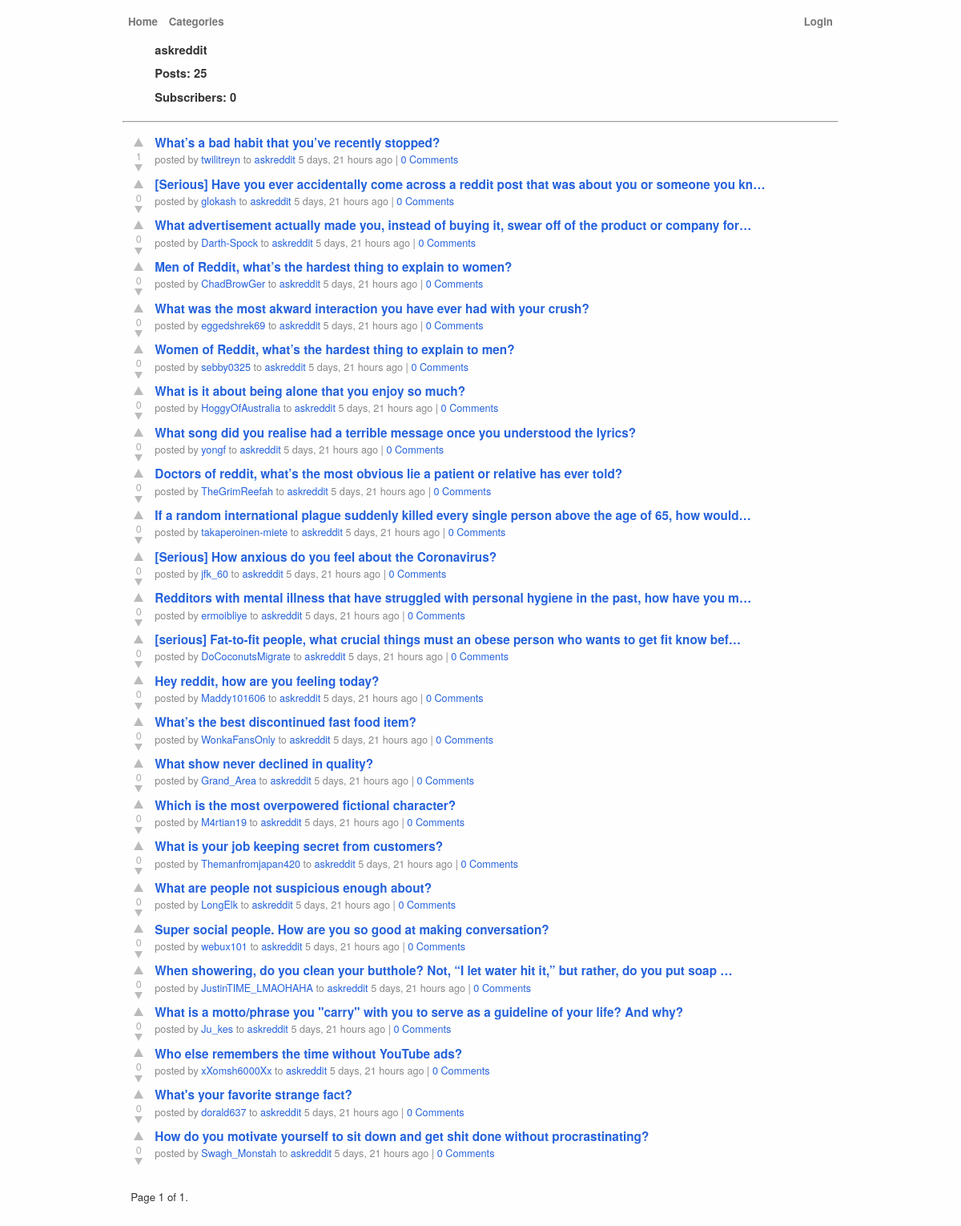
/r/askreddit/, run on the app's committed database.
### posts/models.py (models this page shows, shortened)
class TimeStamp(models.Model):
    created_on = models.DateTimeField(auto_now_add=True)
    updated_on = models.DateTimeField(auto_now=True)
    class Meta:
        abstract = True

class Category(TimeStamp):
    name = models.CharField(max_length=200, unique=True)
    slug = models.SlugField(editable=False)
    description = models.CharField(max_length=200)
    avatar = models.ImageField(blank=True)
    def get_absolute_url(self):
        from django.urls import reverse
        return reverse("posts:category_detail", args=[self.slug])
    class Meta:
        ordering = ("name",)
        verbose_name_plural = "categories"
    def __str__(self) -> str:
        return self.name

class Post(TimeStamp):
    id = models.UUIDField(primary_key=True, default=uuid.uuid4, editable=False)
    title = models.CharField(max_length=200)
    slug = models.SlugField(editable=False)
    body = models.TextField(max_length=2000, blank=True)
    link = models.URLField(blank=True)
    photo = models.ImageField(blank=True)
    votes = GenericRelation("Vote", related_query_name="post")
    favourites = GenericRelation("Favourite", related_query_name="post")
    category = models.ForeignKey(
        "Category", on_delete=models.CASCADE, related_name="posts"
    )
    user = models.ForeignKey(
        settings.AUTH_USER_MODEL,
        on_delete=models.SET(get_sentinel_user),
        related_name="posts",
    )
    objects = models.Manager()
    ranked = RankedManager()
    class Meta:
        ordering = ("-created_on",)
    def get_absolute_url(self):
        from django.urls import reverse
        return reverse("posts:post_detail", args=[str(self.id), self.slug])

### posts/views.py (the view, shortened to what this page needs)
# urls.py: path("r/<str:category_slug>/", views.category_detail, name="category_detail"),
def category_detail(request, category_slug):
    posts_query = Post.ranked.select_related("user").order_by("-score", "created_on")
    category_query = Category.objects.annotate(total_subscribers=Count("subscribers"))
    category_query = category_query.prefetch_related(
        "subscribers", Prefetch("posts", posts_query)
    )
    category = get_object_or_404(category_query, slug=category_slug)
    paginator = Paginator(category.posts.all(), 50)
    page_obj = paginator.get_page(request.GET.get("page"))
    return render(
        request, "posts/category.html", {"category": category, "page_obj": page_obj,},
    )

### posts/models.py (called while the page is built)
    def get_queryset(self):
        return (
            super()
            .get_queryset()
            .annotate(
                total_comments=Coalesce(Count("comments", distinct=True), Value(0)),
                score=Coalesce(Sum("votes__choice", distinct=True), Value(0)),
            )
        )

### posts/templates/posts/category.html (shortened to what this page needs)
{% extends "base.html" %}
{% block content %}
<div class="box wide">
  <div class="legend">
    <span>
      {{ category.name }}
    </span>
    <br>
    <label class="required">Posts:</label>
    <span class="d">{{ category.posts.count }}</span>
    <br>
    <label class="required">Subscribers:</label>
    <span class="d">{{ category.subscribers.count }}</span>
  </div>
</div>
<hr>
{% include "posts/post_list.html" %}
{% endblock content %}

### posts/templates/base.html (shortened to what this page needs)
{% load static %}
{% get_static_prefix as STATIC_PREFIX %}
{% get_media_prefix as MEDIA_PREFIX %}
<!DOCTYPE html>
<html lang="en">
  <link rel="stylesheet" type="text/css" href="{% static 'css/posts.css' %}">
  <body>
    <div id="wrapper">
      <div id="header">
        <div id="headerleft">
          <span class="headerlinks">
            <a href="/" class="">Home</a>
          </span>
          <span class="headerlinks">
            <a href="{% url 'posts:category_list' %}" class="">Categories</a>
          </span>
        </div>
        <div id="headerright">
          <span class="headerlinks">
            {% if request.user.is_authenticated %}
              <a href="{% url 'posts:user' request.user.username %}">{{ request.user.username }}</a>
              <a href="{% url 'logout' %}">Logout</a>
            {% else %}
              <a href="{% url 'login' %}">Login</a>
            {% endif %}
          </span>
        </div>
      </div>
      <div id="inside">
        {% block content %}
        {% endblock %}
      </div>
    </div>
  </body>
</html>

### posts/templates/posts/post_list.html (shortened to what this page needs)
{% load humanize %}
{% if page_obj %}
  <ol class="posts list">
    {% for post in page_obj %}
      <li class="post">
          {% include "posts/post.html" %}
      </li>
    {% endfor %}
  </ol>
  <div id="pagination">
    <span class="step-links">
      <span class="current">
        Page {{ page_obj.number }} of {{ page_obj.paginator.num_pages }}.
      </span>
    </span>
  </div>
{% else %}
  <b class="text-danger">Nothing to Show</b>
{% endif %}

### posts/templates/posts/post.html (shortened to what this page needs)
{% load humanize %}
<div class="post_liner h-entry">
  <div class="voters">
      {% if post.upvoted %}
        <a class="upvoter" href=""></a>
      {% else %}
        <a class="upvoter" href="{% url 'posts:upvote_post' post.id %}?next={{ request.path|urlencode }}"></a>
      {% endif %}
      <div class="score">{{ post.score }}</div>
      {% if post.downvoted %}
        <a class="downvoter" href=""></a>
      {% else %}
        <a class="downvoter" href="{% url 'posts:downvote_post' post.id %}?next={{ request.path|urlencode }}"></a>
      {% endif %}
  </div>
  <div class="details">
    <span class="link">
      <a href="{{ post.get_absolute_url }}">{{ post.title|truncatechars:100 }}</a>
    </span>
    <div class="byline">
      posted by <a href="{% url 'posts:user' post.user %}">{{ post.user }}</a>
      to <a href="{{ post.category.get_absolute_url }}">{{ post.category }}</a> {{ post.created_on|naturaltime }}
      | <a href="{{ post.get_absolute_url }}">{{ post.total_comments }} Comment{{ post.total_comments|pluralize }}</a>
    </div>
  </div>
</div>

### posts/static/css/posts.css (style rules this page uses)
#pagination { padding-top: 2rem; padding-left: 10px; }
html { overflow-y: scroll; }
body, textarea, input, button { font-family: "helvetica neue", arial, sans-serif; font-size: 10pt; color: #333; line-height: 1.45em; }
body { background-color: #fefefe; }
a { color: #2562dc; cursor: pointer; }
div#wrapper { margin-left: auto; margin-right: auto; padding-bottom: 2em; min-width: 600px; max-width: 900px; }
div#inside { margin-left: 0.25em; margin-right: 0.25em; }
#header { font-weight: bold; padding: 5px 10px; margin-top: 1em; margin-bottom: 0.5em; line-height: 18px; }
#headerleft { float: left; }
.headerlinks a { color: #777; text-decoration: none; padding-right: 0.75em; }
#headerright { float: right; text-align: right; }
#headerright .headerlinks a { padding-right: 0; padding-left: 0.75em; }
ol.posts, ol.comments, ol.search_results { padding: 0; list-style: none; margin: 0; }
div.voters { float: left; margin-top: 0px; width: 40px; }
div.voters div.score { color: #aaa; font-size: 9pt; margin-top: 1px; margin-bottom: -3px; text-align: center; }
li.post div.voters div.score { font-size: 9.5pt; margin-top: 2px; }
div.voters .upvoter, div.voters .downvoter { border-color: transparent transparent #bbb transparent; border-style: solid; border-width: 6px; text-decoration: none; width: 0px; height: 0; margin-bottom: 0px; margin-left: 14px; padding: 0; display: block; }
div.voters .upvoter { border-bottom-width: 11px; }
div.voters .downvoter { border-color: #bbb transparent transparent transparent; border-width: 5px; margin-top: 4px; margin-left: 15px; margin-bottom: -5px; border-top-width: 9px; }
li.post { clear: both; }
ol.posts li.post div.post_liner { padding-top: 0.25em; padding-bottom: 0.25em; }
ol.posts li:first-child div.post_liner { padding-top: 0.5em; }
li div.details { padding-top: 0.1em; }
li .link { font-weight: bold; vertical-align: middle; }
li .link a { font-size: 11.5pt; text-decoration: none; }
li .byline { color: #888; font-size: 9.5pt; }
li.post .byline { margin-top: 1px; }
li .byline a { text-decoration: none; }
li div.details, div.post_content { margin-left: 40px; margin-right: 40px; }
.box { border: 0; margin: 0 40px; padding: 0; }
.box .legend { margin-bottom: 1em; padding: 0; font-weight: bold; font-size: 11pt; }
.box label { display: block; float: left; margin-bottom: 4px; }
.box label.required { font-weight: bold; }
.box label, .box span, .box select, .box br { line-height: 2em; }
.box label { width: 7em; line-height: 2em; vertical-align: middle; }
.box span.d label, .box td label, .box .legend label, .box div.d label { display: inline; float: none; vertical-align: baseline; }
.box.wide label { width: 12em; }

### data on the page
Category: name "askreddit", posts.count "25", subscribers.count "0"
Post: score "1", title "What’s a bad habit that you’ve recently stopped?", user "twilitreyn", category "askreddit", created_on "5 days, 21 hours ago", total_comments "0"
Post: score "0", title "[Serious] Have you ever accidentally come across a reddit post that was about you or someone you kn…", user "glokash", category "askreddit", created_on "5 days, 21 hours ago", total_comments "0"
Post: score "0", title "What advertisement actually made you, instead of buying it, swear off of the product or company for…", user "Darth-Spock", category "askreddit", created_on "5 days, 21 hours ago", total_comments "0"
Post: score "0", title "Men of Reddit, what’s the hardest thing to explain to women?", user "ChadBrowGer", category "askreddit", created_on "5 days, 21 hours ago", total_comments "0"
Post: score "0", title "What was the most akward interaction you have ever had with your crush?", user "eggedshrek69", category "askreddit", created_on "5 days, 21 hours ago", total_comments "0"
Post: score "0", title "Women of Reddit, what’s the hardest thing to explain to men?", user "sebby0325", category "askreddit", created_on "5 days, 21 hours ago", total_comments "0"
Post: score "0", title "What is it about being alone that you enjoy so much?", user "HoggyOfAustralia", category "askreddit", created_on "5 days, 21 hours ago", total_comments "0"
Post: score "0", title "What song did you realise had a terrible message once you understood the lyrics?", user "yongf", category "askreddit", created_on "5 days, 21 hours ago", total_comments "0"
Post: score "0", title "Doctors of reddit, what’s the most obvious lie a patient or relative has ever told?", user "TheGrimReefah", category "askreddit", created_on "5 days, 21 hours ago", total_comments "0"
Post: score "0", title "If a random international plague suddenly killed every single person above the age of 65, how would…", user "takaperoinen-miete", category "askreddit", created_on "5 days, 21 hours ago", total_comments "0"
Post: score "0", title "[Serious] How anxious do you feel about the Coronavirus?", user "jfk_60", category "askreddit", created_on "5 days, 21 hours ago", total_comments "0"
Post: score "0", title "Redditors with mental illness that have struggled with personal hygiene in the past, how have you m…", user "ermoibliye", category "askreddit", created_on "5 days, 21 hours ago", total_comments "0"
Post: score "0", title "[serious] Fat-to-fit people, what crucial things must an obese person who wants to get fit know bef…", user "DoCoconutsMigrate", category "askreddit", created_on "5 days, 21 hours ago", total_comments "0"
Post: score "0", title "Hey reddit, how are you feeling today?", user "Maddy101606", category "askreddit", created_on "5 days, 21 hours ago", total_comments "0"
Post: score "0", title "What’s the best discontinued fast food item?", user "WonkaFansOnly", category "askreddit", created_on "5 days, 21 hours ago", total_comments "0"
Post: score "0", title "What show never declined in quality?", user "Grand_Area", category "askreddit", created_on "5 days, 21 hours ago", total_comments "0"
Post: score "0", title "Which is the most overpowered fictional character?", user "M4rtian19", category "askreddit", created_on "5 days, 21 hours ago", total_comments "0"
Post: score "0", title "What is your job keeping secret from customers?", user "Themanfromjapan420", category "askreddit", created_on "5 days, 21 hours ago", total_comments "0"
Post: score "0", title "What are people not suspicious enough about?", user "LongElk", category "askreddit", created_on "5 days, 21 hours ago", total_comments "0"
Post: score "0", title "Super social people. How are you so good at making conversation?", user "webux101", category "askreddit", created_on "5 days, 21 hours ago", total_comments "0"
Post: score "0", title "When showering, do you clean your butthole? Not, “I let water hit it,” but rather, do you put soap …", user "JustinTIME_LMAOHAHA", category "askreddit", created_on "5 days, 21 hours ago", total_comments "0"
Post: score "0", title "What is a motto/phrase you \"carry\" with you to serve as a guideline of your life? And why?", user "Ju_kes", category "askreddit", created_on "5 days, 21 hours ago", total_comments "0"
Post: score "0", title "Who else remembers the time without YouTube ads?", user "xXomsh6000Xx", category "askreddit", created_on "5 days, 21 hours ago", total_comments "0"
Post: score "0", title "What's your favorite strange fact?", user "dorald637", category "askreddit", created_on "5 days, 21 hours ago", total_comments "0"
Post: score "0", title "How do you motivate yourself to sit down and get shit done without procrastinating?", user "Swagh_Monstah", category "askreddit", created_on "5 days, 21 hours ago", total_comments "0"

### other printed values
{{ page_obj.number }} "1"
{{ page_obj.paginator.num_pages }} "1"
